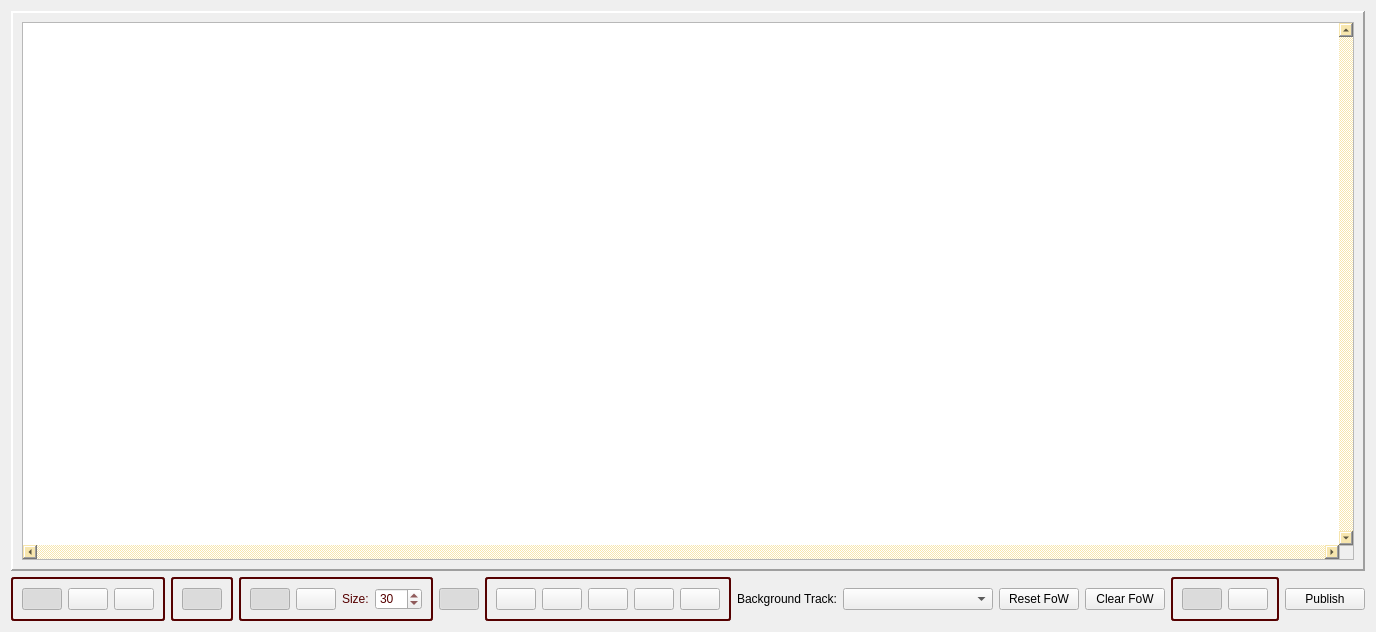
<?xml version="1.0" encoding="UTF-8"?>
<ui version="4.0">
 <class>MapFrame</class>
 <widget class="QWidget" name="MapFrame">
  <property name="geometry">
   <rect>
    <x>0</x>
    <y>0</y>
    <width>1189</width>
    <height>632</height>
   </rect>
  </property>
  <property name="sizePolicy">
   <sizepolicy hsizetype="Minimum" vsizetype="Preferred">
    <horstretch>0</horstretch>
    <verstretch>0</verstretch>
   </sizepolicy>
  </property>
  <property name="windowTitle">
   <string>Form</string>
  </property>
  <property name="styleSheet">
   <string notr="true">QGroupBox { 
     border: 2px solid gray; 
     border-radius: 3px; 
 } 
QMenuBar{background-image: url(:/img/data/parchment.jpg);}
QMenuBar:item {background-image: url(:/img/data/parchment.jpg);}
QMenu{background-image: url(:/img/data/parchment.jpg);}
QToolBar{background-image: url(:/img/data/parchment.jpg);}
QStatusBar{background-image: url(:/img/data/parchment.jpg);}
QWidget{background-image: url(:/img/data/parchment.jpg);}
QSplitter:handle{background: rgb(232, 199, 130);}
QScrollArea{background: rgb(247, 230, 174);}
QScrollBar{background: rgb(247, 230, 174);}
QComboBox{background-image: url(:/img/data/parchment.jpg);}</string>
  </property>
  <layout class="QGridLayout" name="gridLayout_3">
   <item row="1" column="0">
    <layout class="QHBoxLayout" name="horizontalLayout">
     <item>
      <widget class="QGroupBox" name="groupBox">
       <property name="sizePolicy">
        <sizepolicy hsizetype="Minimum" vsizetype="Preferred">
         <horstretch>0</horstretch>
         <verstretch>0</verstretch>
        </sizepolicy>
       </property>
       <property name="styleSheet">
        <string notr="true">border-color: rgb(85, 0, 0);
color: rgb(85, 0, 0);</string>
       </property>
       <property name="title">
        <string/>
       </property>
       <layout class="QGridLayout" name="gridLayout_2">
        <item row="0" column="1">
         <widget class="QPushButton" name="btnModeEdit">
          <property name="sizePolicy">
           <sizepolicy hsizetype="Fixed" vsizetype="Fixed">
            <horstretch>0</horstretch>
            <verstretch>0</verstretch>
           </sizepolicy>
          </property>
          <property name="toolTip">
           <string>Marker Edit Mode</string>
          </property>
          <property name="text">
           <string/>
          </property>
          <property name="icon">
           <iconset resource="resources.qrc">
            <normaloff>:/img/data/map_marker_bw.png</normaloff>:/img/data/map_marker_bw.png</iconset>
          </property>
          <property name="checkable">
           <bool>true</bool>
          </property>
          <attribute name="buttonGroup">
           <string notr="true">grpEditMode</string>
          </attribute>
         </widget>
        </item>
        <item row="0" column="0">
         <widget class="QPushButton" name="btnModeFoW">
          <property name="sizePolicy">
           <sizepolicy hsizetype="Fixed" vsizetype="Fixed">
            <horstretch>0</horstretch>
            <verstretch>0</verstretch>
           </sizepolicy>
          </property>
          <property name="minimumSize">
           <size>
            <width>25</width>
            <height>0</height>
           </size>
          </property>
          <property name="toolTip">
           <string>Fog of War Mode</string>
          </property>
          <property name="text">
           <string/>
          </property>
          <property name="icon">
           <iconset resource="resources.qrc">
            <normaloff>:/img/data/icon_fow2.png</normaloff>:/img/data/icon_fow2.png</iconset>
          </property>
          <property name="checkable">
           <bool>true</bool>
          </property>
          <property name="checked">
           <bool>true</bool>
          </property>
          <attribute name="buttonGroup">
           <string notr="true">grpEditMode</string>
          </attribute>
         </widget>
        </item>
        <item row="0" column="2">
         <widget class="QPushButton" name="btnModeMove">
          <property name="sizePolicy">
           <sizepolicy hsizetype="Fixed" vsizetype="Fixed">
            <horstretch>0</horstretch>
            <verstretch>0</verstretch>
           </sizepolicy>
          </property>
          <property name="toolTip">
           <string>Marker Move Mode</string>
          </property>
          <property name="text">
           <string/>
          </property>
          <property name="icon">
           <iconset resource="resources.qrc">
            <normaloff>:/img/data/icon_move.png</normaloff>:/img/data/icon_move.png</iconset>
          </property>
          <property name="checkable">
           <bool>true</bool>
          </property>
          <attribute name="buttonGroup">
           <string notr="true">grpEditMode</string>
          </attribute>
         </widget>
        </item>
       </layout>
      </widget>
     </item>
     <item>
      <widget class="QGroupBox" name="groupBox_5">
       <property name="sizePolicy">
        <sizepolicy hsizetype="Minimum" vsizetype="Preferred">
         <horstretch>0</horstretch>
         <verstretch>0</verstretch>
        </sizepolicy>
       </property>
       <property name="styleSheet">
        <string notr="true">border-color: rgb(85, 0, 0);
color: rgb(85, 0, 0);</string>
       </property>
       <property name="title">
        <string/>
       </property>
       <layout class="QGridLayout" name="gridLayout_5">
        <item row="0" column="1">
         <widget class="QPushButton" name="btnFoWErase">
          <property name="toolTip">
           <string>Toggle Fog of War erase/draw</string>
          </property>
          <property name="text">
           <string/>
          </property>
          <property name="icon">
           <iconset resource="resources.qrc">
            <normaloff>:/img/data/icon_fowerase.png</normaloff>:/img/data/icon_fowerase.png</iconset>
          </property>
          <property name="checkable">
           <bool>true</bool>
          </property>
          <property name="checked">
           <bool>true</bool>
          </property>
          <property name="autoRepeat">
           <bool>false</bool>
          </property>
         </widget>
        </item>
       </layout>
      </widget>
     </item>
     <item>
      <widget class="QGroupBox" name="groupBox_2">
       <property name="sizePolicy">
        <sizepolicy hsizetype="Minimum" vsizetype="Preferred">
         <horstretch>0</horstretch>
         <verstretch>0</verstretch>
        </sizepolicy>
       </property>
       <property name="styleSheet">
        <string notr="true">border-color: rgb(85, 0, 0);
color: rgb(85, 0, 0);</string>
       </property>
       <property name="title">
        <string/>
       </property>
       <layout class="QGridLayout" name="gridLayout_4">
        <item row="0" column="4">
         <widget class="QSpinBox" name="spinBox">
          <property name="sizePolicy">
           <sizepolicy hsizetype="Fixed" vsizetype="Fixed">
            <horstretch>0</horstretch>
            <verstretch>0</verstretch>
           </sizepolicy>
          </property>
          <property name="toolTip">
           <string>Fog of War Brush Size</string>
          </property>
          <property name="maximum">
           <number>999</number>
          </property>
          <property name="value">
           <number>30</number>
          </property>
         </widget>
        </item>
        <item row="0" column="2">
         <widget class="QPushButton" name="btnBrushSquare">
          <property name="sizePolicy">
           <sizepolicy hsizetype="Fixed" vsizetype="Fixed">
            <horstretch>0</horstretch>
            <verstretch>0</verstretch>
           </sizepolicy>
          </property>
          <property name="toolTip">
           <string>Fog of War Square Brush</string>
          </property>
          <property name="text">
           <string/>
          </property>
          <property name="icon">
           <iconset resource="resources.qrc">
            <normaloff>:/img/data/square.png</normaloff>:/img/data/square.png</iconset>
          </property>
          <property name="checkable">
           <bool>true</bool>
          </property>
          <attribute name="buttonGroup">
           <string notr="true">grpBrush</string>
          </attribute>
         </widget>
        </item>
        <item row="0" column="3">
         <widget class="QLabel" name="label">
          <property name="sizePolicy">
           <sizepolicy hsizetype="Minimum" vsizetype="Preferred">
            <horstretch>0</horstretch>
            <verstretch>0</verstretch>
           </sizepolicy>
          </property>
          <property name="text">
           <string>Size:</string>
          </property>
         </widget>
        </item>
        <item row="0" column="1">
         <widget class="QPushButton" name="btnBrushCircle">
          <property name="sizePolicy">
           <sizepolicy hsizetype="Fixed" vsizetype="Fixed">
            <horstretch>0</horstretch>
            <verstretch>0</verstretch>
           </sizepolicy>
          </property>
          <property name="toolTip">
           <string>Fog of War Circular Brush</string>
          </property>
          <property name="text">
           <string/>
          </property>
          <property name="icon">
           <iconset resource="resources.qrc">
            <normaloff>:/img/data/circle.png</normaloff>:/img/data/circle.png</iconset>
          </property>
          <property name="checkable">
           <bool>true</bool>
          </property>
          <property name="checked">
           <bool>true</bool>
          </property>
          <attribute name="buttonGroup">
           <string notr="true">grpBrush</string>
          </attribute>
         </widget>
        </item>
       </layout>
      </widget>
     </item>
     <item>
      <widget class="QPushButton" name="btnShowMarkers">
       <property name="sizePolicy">
        <sizepolicy hsizetype="Fixed" vsizetype="Fixed">
         <horstretch>0</horstretch>
         <verstretch>0</verstretch>
        </sizepolicy>
       </property>
       <property name="toolTip">
        <string>Show Markers</string>
       </property>
       <property name="text">
        <string/>
       </property>
       <property name="icon">
        <iconset resource="resources.qrc">
         <normaloff>:/img/data/eye.png</normaloff>:/img/data/eye.png</iconset>
       </property>
       <property name="checkable">
        <bool>true</bool>
       </property>
       <property name="checked">
        <bool>true</bool>
       </property>
      </widget>
     </item>
     <item>
      <spacer name="horizontalSpacer">
       <property name="orientation">
        <enum>Qt::Horizontal</enum>
       </property>
       <property name="sizeHint" stdset="0">
        <size>
         <width>40</width>
         <height>20</height>
        </size>
       </property>
      </spacer>
     </item>
     <item>
      <widget class="QGroupBox" name="groupBox_4">
       <property name="styleSheet">
        <string notr="true">border-color: rgb(85, 0, 0);
color: rgb(85, 0, 0);</string>
       </property>
       <property name="title">
        <string/>
       </property>
       <layout class="QHBoxLayout" name="horizontalLayout_3">
        <item>
         <widget class="QPushButton" name="btnZoomIn">
          <property name="toolTip">
           <string>Zoom In</string>
          </property>
          <property name="text">
           <string/>
          </property>
          <property name="icon">
           <iconset resource="resources.qrc">
            <normaloff>:/img/data/icon_zoomin.png</normaloff>:/img/data/icon_zoomin.png</iconset>
          </property>
         </widget>
        </item>
        <item>
         <widget class="QPushButton" name="btnZoomOut">
          <property name="toolTip">
           <string>ZoomOut</string>
          </property>
          <property name="text">
           <string/>
          </property>
          <property name="icon">
           <iconset resource="resources.qrc">
            <normaloff>:/img/data/icon_zoomout.png</normaloff>:/img/data/icon_zoomout.png</iconset>
          </property>
         </widget>
        </item>
        <item>
         <widget class="QPushButton" name="btnZoomOne">
          <property name="toolTip">
           <string>1:1 Zoom</string>
          </property>
          <property name="text">
           <string/>
          </property>
          <property name="icon">
           <iconset resource="resources.qrc">
            <normaloff>:/img/data/icon_zoomone.png</normaloff>:/img/data/icon_zoomone.png</iconset>
          </property>
         </widget>
        </item>
        <item>
         <widget class="QPushButton" name="btnZoomFit">
          <property name="toolTip">
           <string>Fit Zoom to Window</string>
          </property>
          <property name="text">
           <string/>
          </property>
          <property name="icon">
           <iconset resource="resources.qrc">
            <normaloff>:/img/data/icon_zoomfit.png</normaloff>:/img/data/icon_zoomfit.png</iconset>
          </property>
         </widget>
        </item>
        <item>
         <widget class="QPushButton" name="btnZoomSelect">
          <property name="toolTip">
           <string>Zoom to Selection</string>
          </property>
          <property name="text">
           <string/>
          </property>
          <property name="icon">
           <iconset resource="resources.qrc">
            <normaloff>:/img/data/icon_zoomselect.png</normaloff>:/img/data/icon_zoomselect.png</iconset>
          </property>
          <property name="checkable">
           <bool>true</bool>
          </property>
         </widget>
        </item>
       </layout>
      </widget>
     </item>
     <item>
      <spacer name="horizontalSpacer_2">
       <property name="orientation">
        <enum>Qt::Horizontal</enum>
       </property>
       <property name="sizeHint" stdset="0">
        <size>
         <width>40</width>
         <height>20</height>
        </size>
       </property>
      </spacer>
     </item>
     <item>
      <widget class="QLabel" name="label_2">
       <property name="text">
        <string>Background Track:</string>
       </property>
      </widget>
     </item>
     <item>
      <widget class="QComboBox" name="cmbTracks">
       <property name="minimumSize">
        <size>
         <width>150</width>
         <height>0</height>
        </size>
       </property>
      </widget>
     </item>
     <item>
      <spacer name="horizontalSpacer_3">
       <property name="orientation">
        <enum>Qt::Horizontal</enum>
       </property>
       <property name="sizeHint" stdset="0">
        <size>
         <width>40</width>
         <height>20</height>
        </size>
       </property>
      </spacer>
     </item>
     <item>
      <widget class="QPushButton" name="btnResetFoW">
       <property name="text">
        <string>Reset FoW</string>
       </property>
      </widget>
     </item>
     <item>
      <widget class="QPushButton" name="btnClearFoW">
       <property name="text">
        <string>Clear FoW</string>
       </property>
      </widget>
     </item>
     <item>
      <widget class="QGroupBox" name="groupBox_3">
       <property name="styleSheet">
        <string notr="true">border-color: rgb(85, 0, 0);
color: rgb(85, 0, 0);</string>
       </property>
       <property name="title">
        <string/>
       </property>
       <property name="checkable">
        <bool>false</bool>
       </property>
       <layout class="QHBoxLayout" name="horizontalLayout_2">
        <item>
         <widget class="QPushButton" name="btnPublishVisible">
          <property name="sizePolicy">
           <sizepolicy hsizetype="Fixed" vsizetype="Fixed">
            <horstretch>0</horstretch>
            <verstretch>0</verstretch>
           </sizepolicy>
          </property>
          <property name="toolTip">
           <string>Publish only visible map parts</string>
          </property>
          <property name="text">
           <string/>
          </property>
          <property name="icon">
           <iconset resource="resources.qrc">
            <normaloff>:/img/data/icon_shrink.png</normaloff>:/img/data/icon_shrink.png</iconset>
          </property>
          <property name="checkable">
           <bool>true</bool>
          </property>
          <property name="checked">
           <bool>true</bool>
          </property>
         </widget>
        </item>
        <item>
         <widget class="QPushButton" name="btnPublishZoom">
          <property name="toolTip">
           <string>Publish only zoomed map parts</string>
          </property>
          <property name="text">
           <string/>
          </property>
          <property name="icon">
           <iconset resource="resources.qrc">
            <normaloff>:/img/data/icon_zoom.png</normaloff>:/img/data/icon_zoom.png</iconset>
          </property>
          <property name="checkable">
           <bool>true</bool>
          </property>
         </widget>
        </item>
       </layout>
      </widget>
     </item>
     <item>
      <widget class="QPushButton" name="btnPublish">
       <property name="text">
        <string>Publish</string>
       </property>
      </widget>
     </item>
    </layout>
   </item>
   <item row="0" column="0">
    <widget class="QFrame" name="frame">
     <property name="sizePolicy">
      <sizepolicy hsizetype="Expanding" vsizetype="Expanding">
       <horstretch>0</horstretch>
       <verstretch>0</verstretch>
      </sizepolicy>
     </property>
     <property name="frameShape">
      <enum>QFrame::Panel</enum>
     </property>
     <property name="frameShadow">
      <enum>QFrame::Raised</enum>
     </property>
     <property name="lineWidth">
      <number>2</number>
     </property>
     <layout class="QGridLayout" name="gridLayout">
      <item row="0" column="1">
       <widget class="QGraphicsView" name="graphicsView">
        <property name="mouseTracking">
         <bool>false</bool>
        </property>
        <property name="verticalScrollBarPolicy">
         <enum>Qt::ScrollBarAlwaysOn</enum>
        </property>
        <property name="horizontalScrollBarPolicy">
         <enum>Qt::ScrollBarAlwaysOn</enum>
        </property>
        <property name="interactive">
         <bool>true</bool>
        </property>
       </widget>
      </item>
     </layout>
    </widget>
   </item>
  </layout>
 </widget>
 <resources>
  <include location="resources.qrc"/>
 </resources>
 <connections/>
 <buttongroups>
  <buttongroup name="grpBrush"/>
  <buttongroup name="grpEditMode"/>
 </buttongroups>
</ui>
